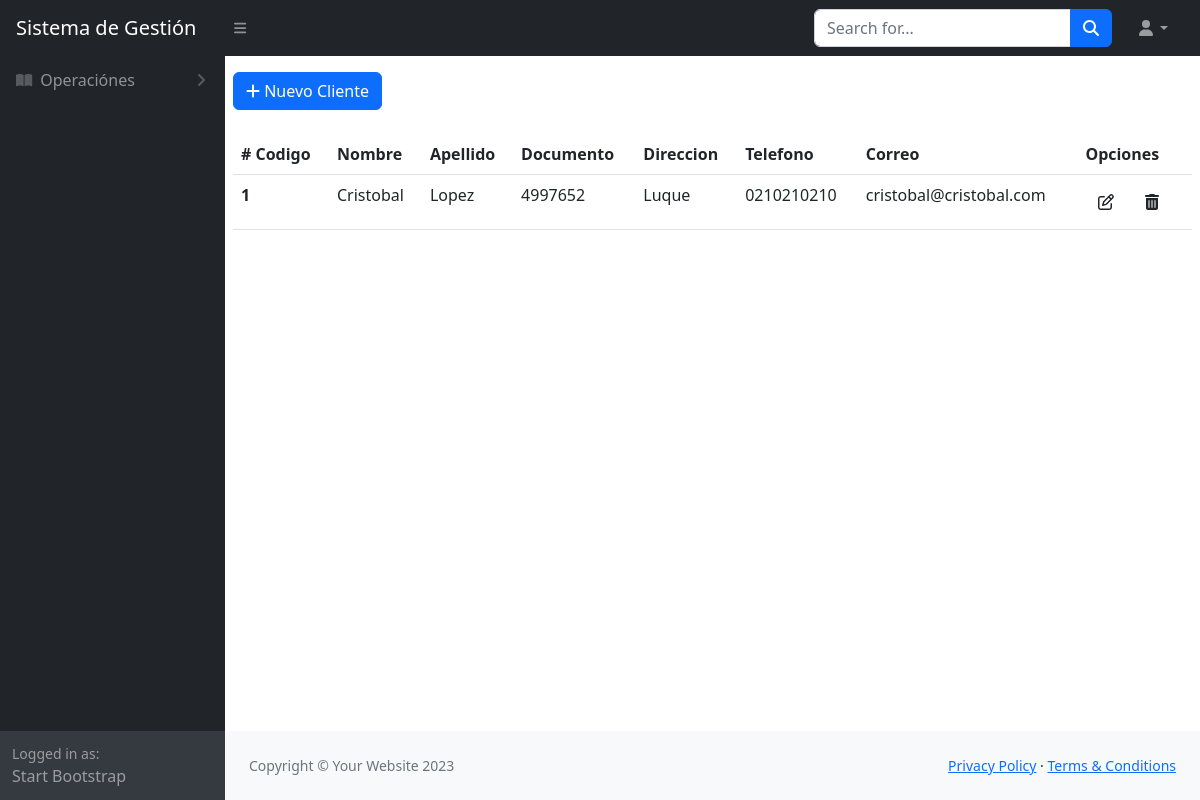
/clientes/, run on the app's committed database.
### clientes/models.py (models this page shows, shortened)
class Clientes(models.Model):
    nombre = models.CharField(max_length=250)
    apellido = models.CharField(max_length=250)
    documento = models.CharField(max_length=250)
    direccion = models.CharField(max_length=250)
    telefono = models.CharField(max_length=250)
    correo = models.CharField(max_length=250)
    estado = models.BooleanField(default=True, blank=True, null=True)

### clientes/views.py (the view)
# urls.py: path("", lista_clientes, name="lista_clientes"),
def lista_clientes(request):
    if request.method == "GET":
        clientes = Clientes.objects.all()
        template_ = "clientes.html"
        context = {"titulo": "Lista de Clientes", "clientes": clientes}
    return render(request, template_name=template_, context=context)

### clientes/templates/clientes.html (shortened to what this page needs)
{% extends 'index.html' %}
{% load static %}
{% block content %}
<div class="my-2 p-2">
  <a href="nuevo_cliente" class="btn btn-primary "><i class="fa-solid fa-plus"></i> Nuevo Cliente</a>
</div>
<div class="p-2">
  <table class="table  table-responsive" id="datatablesSimple">
    <thead>
      <tr>
        <th scope="col"># Codigo</th>
        <th scope="col">Nombre</th>
        <th scope="col">Apellido</th>
        <th scope="col">Documento</th>
        <th scope="col">Direccion</th>
        <th scope="col">Telefono</th>
        <th scope="col">Correo</th>
        <th scope="col">Opciones</th>
      </tr>
    </thead>
    <tbody>
      {% for cli in clientes %}
      <tr>
        <th scope="row"> {{cli.id}} </th>
        <td> {{cli.nombre}}</td>
        <td> {{cli.apellido}}</td>
        <td> {{cli.documento}}</td>
        <td> {{cli.direccion}}</td>
        <td> {{cli.telefono}}</td>
        <td> {{cli.correo}}</td>
        <td> <a href="{% url 'modificar_cliente' cli.id %}" class="btn btn-ligth"> <i class="fa-regular fa-pen-to-square"></i> </a>
          <a href="#" class="btn btn-ligth" onclick="confirmarEliminacion('{{ cli.id }}')"><i class="fa-solid fa-trash-can"></i></a>
        </td>
      </tr>
      {% endfor %}
    </tbody>
  </table>
</div>
{% endblock %}

### data on the page
Clientes: id "1", nombre "Cristobal", apellido "Lopez", documento "4997652", direccion "Luque", telefono "0210210210", correo "cristobal@cristobal.com"
